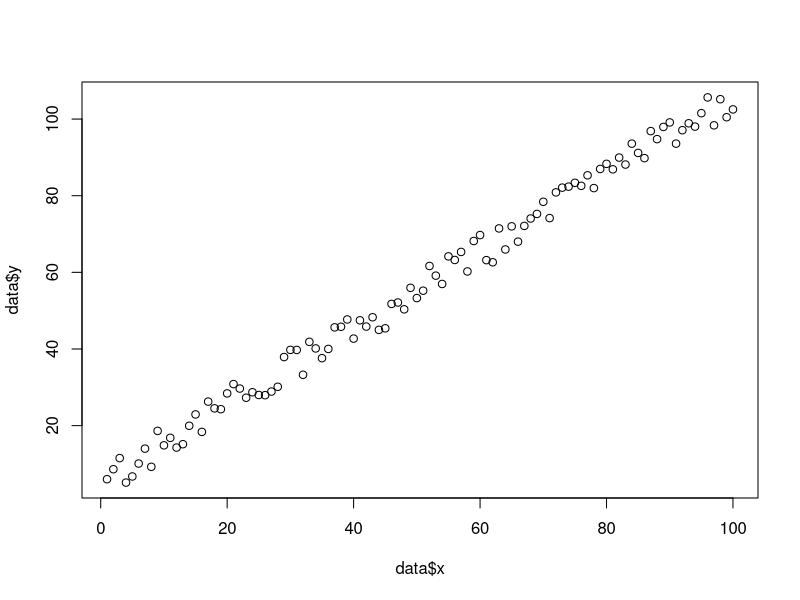

This figure's R source:
## ---- chunk 1
knitr::opts_chunk$set(echo = TRUE)
## ---- chunk 2
a_number = 10
## ---- chunk 3
a_string = "hello world\n"
## ---- chunk 4
a_function = print
a_function("hello world")
## ---- chunk 5
an_object = "a string object"
## ---- chunk 6
an_object <- "a string object"
## ---- chunk 7
new_statement = print("this continues on the
next line")
## ---- chunk 8
a = (100 + 3) - 2
mean(c(a / 100, 642564624.34))
## ---- chunk 9
a=(100+3)-2
mean(c(a/100,642564624.34))
## ---- chunk 10
?make.names
## ---- chunk 11
not_valid_name = "1 way to not be a valid name"
valid_name = make.names(not_valid_name)
print(valid_name)
## ---- chunk 12
number = 3.1459
string = "hello again world"
## ---- chunk 13
class(number)
class(string)
## ---- chunk 14
str(number)
str(string)
## ---- chunk 15
number_vector = c(1,10,100,1000)
number_vector
string_vector = c("hello", "world", "for", "yet", "another", "time")
string_vector
## ---- chunk 16
length(number_vector)
length(string_vector)
## ---- chunk 17
print(string_vector[2])
## ---- chunk 18
mixed = c(1,2,3,"one","two","three")
## ---- chunk 19
mixed
## ---- chunk 20
mixed = list(1,2,3,"one","two","three")
str(mixed)
## ---- chunk 21
test = -10
if (test > 0) {
  print("test is greater than zero")
} else {
  print ("test is not greater than zero")
}
## ---- chunk 22
test = -10
if (test > 0 || test < -1) {
  print("test is greater than zero or less than -1")
} else {
  print ("test is between zero and -1")
}
## ---- chunk 23
vec = c()
for (i in 1:100) {
  vec[i] = i*i
}
str(vec) 
## ---- chunk 24
str(runif)
## ---- chunk 25
print(runif(10, -1, 1))
## ---- chunk 26
print(runif(min = -1, max = 1, n = 10))
## ---- chunk 27
runit = function(n = 1) {
  return(runif(n, max = 1, min = 0))
}
## ---- chunk 28
print(runit())
print(runit(n = 2))
print(runit(5))
## ---- chunk 29
rvals = runit(5)
print(rvals)
## ---- chunk 30
data = list(x = 1:100, y = 1:100 + runif(100, max = 10))
## ---- chunk 31
plot(data)
